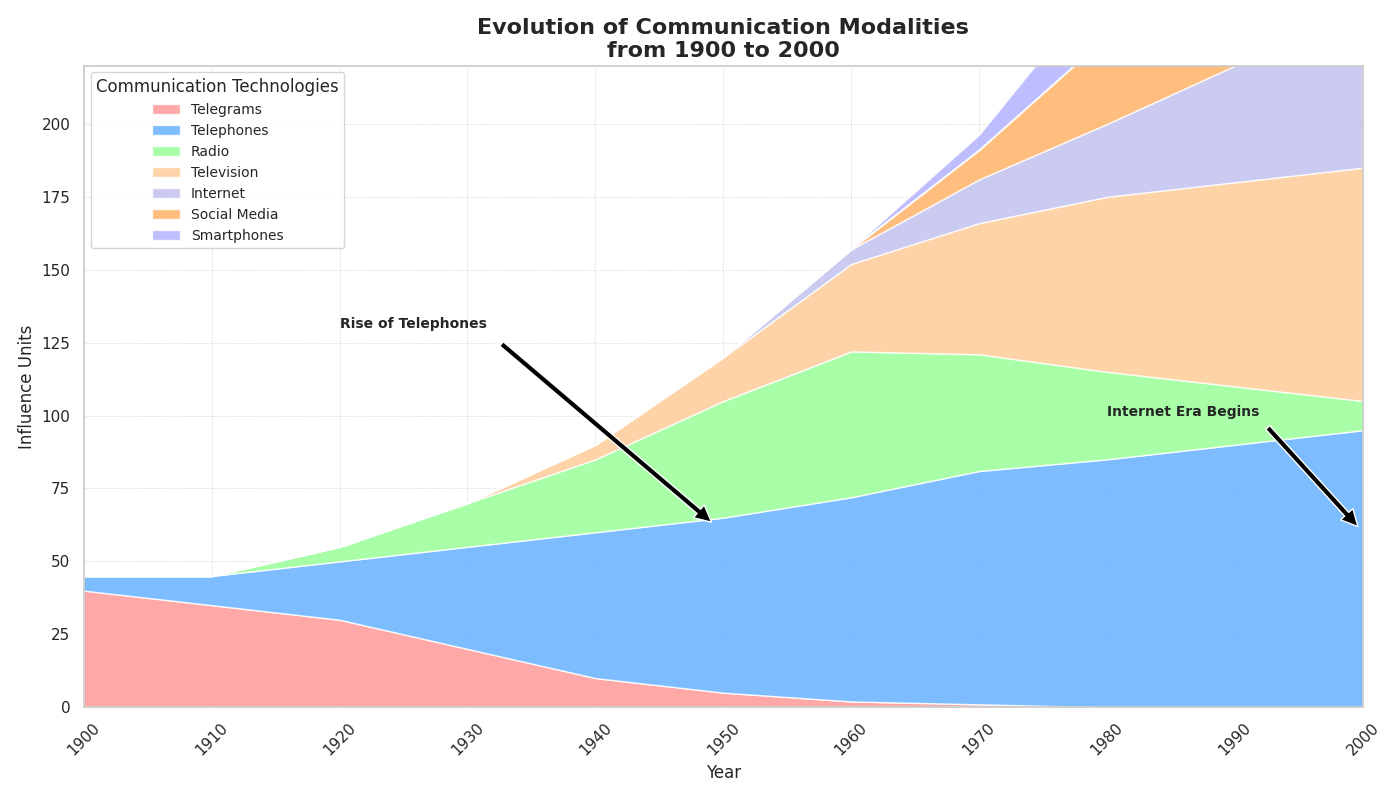

This chart was generated by the following Python code:
import matplotlib.pyplot as plt
import numpy as np

# Years from 1900 to 2000
years = np.arange(1900, 2010, 10)

# Influence units for communication technologies
telegrams = np.array([40, 35, 30, 20, 10, 5, 2, 1, 0, 0, 0])
telephones = np.array([5, 10, 20, 35, 50, 60, 70, 80, 85, 90, 95])
radio = np.array([0, 0, 5, 15, 25, 40, 50, 40, 30, 20, 10])
television = np.array([0, 0, 0, 0, 5, 15, 30, 45, 60, 70, 80])
internet = np.array([0, 0, 0, 0, 0, 0, 5, 15, 25, 40, 60])

# New data series for social media and smartphones
social_media = np.array([0, 0, 0, 0, 0, 0, 0, 10, 30, 50, 70])
smartphones = np.array([0, 0, 0, 0, 0, 0, 0, 5, 20, 40, 65])

# Stack data including new series
data = np.array([telegrams, telephones, radio, television, internet, social_media, smartphones])

# Plotting the stacked area chart
plt.figure(figsize=(14, 8))
plt.stackplot(years, data, labels=['Telegrams', 'Telephones', 'Radio', 'Television', 'Internet', 'Social Media', 'Smartphones'], 
              colors=['#ff9999', '#66b2ff', '#99ff99', '#ffcc99', '#c2c2f0', '#ffb366', '#b3b3ff'], alpha=0.85)

# Titles and labels
plt.title('Evolution of Communication Modalities\nfrom 1900 to 2000', fontsize=16, fontweight='bold')
plt.xlabel('Year', fontsize=12)
plt.ylabel('Influence Units', fontsize=12)
plt.xlim(years[0], years[-1])
plt.ylim(0, 220)

# Customizing the grid
plt.grid(True, linestyle='--', linewidth=0.5, alpha=0.7)

# Add legend
plt.legend(loc='upper left', fontsize=10, title="Communication Technologies")

# Rotating x-axis labels for better readability
plt.xticks(years, rotation=45)

# Adding annotations to highlight significant shifts in communication trends
plt.annotate('Rise of Telephones', xy=(1950, 60), xytext=(1920, 130),
             arrowprops=dict(facecolor='black', shrink=0.05), fontsize=10, fontweight='bold')
plt.annotate('Internet Era Begins', xy=(2000, 60), xytext=(1980, 100),
             arrowprops=dict(facecolor='black', shrink=0.05), fontsize=10, fontweight='bold')

# Automatically adjust layout for better visualization
plt.tight_layout()

# Show the plot
plt.show()
